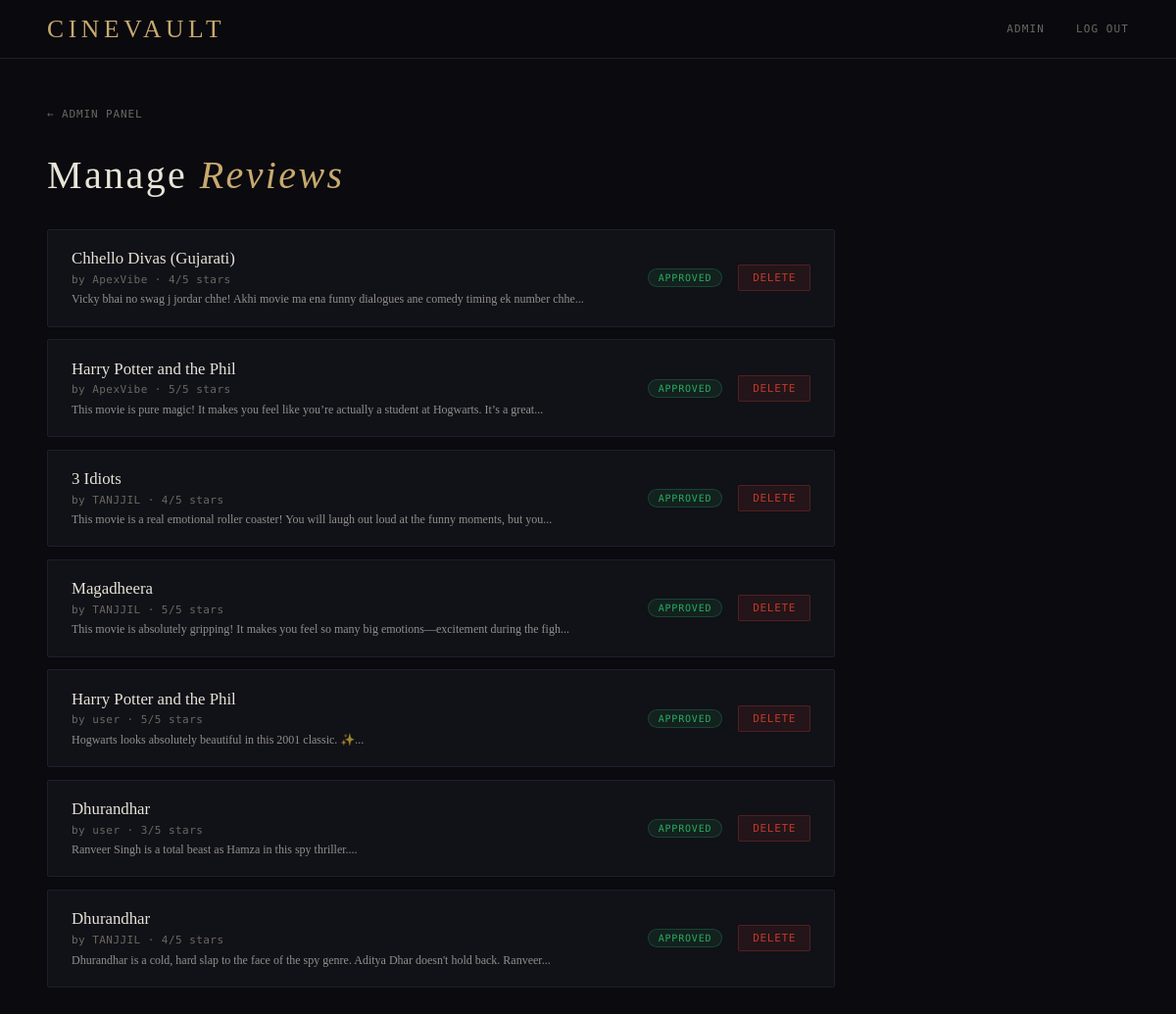
Screenshot of /manage-reviews.php (signed in) with the database file from the repository.
### tables this page shows
CREATE TABLE `review_details` (
  `id` int(11) NOT NULL,
  `user_id` int(11) NOT NULL,
  `movie_id` int(11) NOT NULL,
  `review_text` varchar(500) NOT NULL,
  `rating` int(5) NOT NULL,
  `status` enum('pending','approved') NOT NULL DEFAULT 'pending',
  `created_at` timestamp NOT NULL DEFAULT current_timestamp()
);

CREATE TABLE `movies_details` (
  `ID` int(11) NOT NULL,
  `title` varchar(25) NOT NULL,
  `description` varchar(500) NOT NULL,
  `avg_rating` float NOT NULL,
  `release_year` year(4) NOT NULL,
  `director_name` varchar(50) NOT NULL,
  `synopsis` text DEFAULT NULL,
  `poster_path` varchar(255) DEFAULT NULL,
  `created_at` timestamp NOT NULL DEFAULT current_timestamp()
);

CREATE TABLE `user_details` (
  `ID` int(11) NOT NULL,
  `name` varchar(25) NOT NULL,
  `password` varchar(255) DEFAULT NULL,
  `role` enum('user','admin') DEFAULT 'user'
);

### manage-reviews.php (the view, shortened to what this page needs)
<?php
include 'db.php';
$reviews = $pdo->query(
    "SELECT r.*, u.name AS reviewer_name, m.title AS movie_title
     FROM review_details r
     JOIN user_details u ON u.id = r.user_id
     JOIN movies_details m ON m.id = r.movie_id
     ORDER BY r.status ASC, r.created_at DESC"
)->fetchAll(PDO::FETCH_ASSOC);
?>
<!DOCTYPE html>
<html lang="en">
<head>
</head>
<body>
<nav>
  <a class="nav-logo" href="index.php">CineVault</a>
  <div class="nav-links">
    <a href="admin.php">Admin</a>
    <a href="logout.php">Log out</a>
  </div>
</nav>
<div class="content">
  <a href="admin.php" class="back-link">← Admin Panel</a>
  <h1>Manage <em>Reviews</em></h1>
  <?php if (empty($reviews)): ?>
    <div class="empty">No reviews yet.</div>
  <?php else: ?>
    <?php foreach ($reviews as $r): ?>
    <div class="review-row">
      <div>
        <div class="movie"><?= htmlspecialchars($r['movie_title']) ?></div>
        <div class="meta">by <?= htmlspecialchars($r['reviewer_name']) ?> · <?= $r['rating'] ?>/5 stars</div>
        <?php if (!empty($r['review_text'])): ?>
          <div class="review-preview"><?= htmlspecialchars(mb_substr($r['review_text'], 0, 100)) ?>...</div>
        <?php endif; ?>
      </div>
      <span class="badge badge-<?= $r['status'] ?>"><?= ucfirst($r['status']) ?></span>
      <div class="actions">
        <a href="manage-reviews.php?delete=<?= $r['id'] ?>" class="btn-delete" onclick="return confirm('Delete this review permanently?')">Delete</a>
      </div>
    </div>
    <?php endforeach; ?>
  <?php endif; ?>
</div>
</body>
</html>

### manage-reviews.php (style rules this page uses)
:root { --bg:#0a0a0f; --surface:#111118; --border:#1e1e2e; --accent:#c8a96e; --text:#e8e4d8; --muted:#6b6860; --ok:#27ae60; --warn:#e67e22; --err:#c0392b; }
*, *::before, *::after { box-sizing:border-box; margin:0; padding:0; }
body { background:var(--bg); color:var(--text); font-family:'DM Mono',monospace; font-size:13px; min-height:100vh; }
nav { position:sticky; top:0; display:flex; align-items:center; justify-content:space-between; padding:0 3rem; height:60px; background:rgba(10,10,15,.92); backdrop-filter:blur(12px); border-bottom:1px solid var(--border); z-index:100; }
.nav-logo { font-family:'Cormorant Garamond',serif; font-size:1.6rem; font-weight:300; letter-spacing:.18em; color:var(--accent); text-decoration:none; text-transform:uppercase; }
.nav-links { display:flex; gap:2rem; align-items:center; }
.nav-links a { color:var(--muted); text-decoration:none; letter-spacing:.1em; font-size:11px; text-transform:uppercase; transition:color .2s; }
.content { padding:3rem; max-width:900px; }
.back-link { display:inline-flex; align-items:center; gap:.4rem; color:var(--muted); text-decoration:none; font-size:11px; letter-spacing:.08em; text-transform:uppercase; margin-bottom:2rem; transition:color .2s; }
h1 { font-family:'Cormorant Garamond',serif; font-size:2.5rem; font-weight:300; letter-spacing:.06em; margin-bottom:2rem; }
h1 em { color:var(--accent); font-style:italic; }
.review-row { background:var(--surface); border:1px solid var(--border); border-radius:2px; padding:1.2rem 1.5rem; margin-bottom:.8rem; display:grid; grid-template-columns:1fr auto auto; gap:1rem; align-items:center; transition:border-color .2s; }
.movie { font-family:'Cormorant Garamond',serif; font-size:1.05rem; color:var(--text); }
.meta { color:var(--muted); font-size:11px; margin-top:.3rem; letter-spacing:.04em; }
.review-preview { color:rgba(232,228,216,.6); font-size:12px; margin-top:.4rem; font-family:'Cormorant Garamond',serif; }
.badge { padding:3px 10px; border-radius:100px; font-size:10px; letter-spacing:.08em; text-transform:uppercase; }
.badge-approved { background:rgba(39,174,96,.1); border:1px solid rgba(39,174,96,.25); color:var(--ok); }
.btn-delete { padding:6px 14px; background:rgba(192,57,43,.1); border:1px solid rgba(192,57,43,.3); color:var(--err); font-family:'DM Mono',monospace; font-size:11px; letter-spacing:.06em; text-transform:uppercase; cursor:pointer; border-radius:2px; transition:all .2s; text-decoration:none; white-space:nowrap; }
.actions { display:flex; gap:.5rem; align-items:center; }

### rows the page displays
review_details: movie.title "Chhello Divas (Gujarati)", user.name "ApexVibe", rating "4", review_text "Vicky bhai no swag j jordar chhe! Akhi movie ma ena funny dialogues ane comedy timing ek number chhe", status "APPROVED"
review_details: movie.title "Harry Potter and the Phil", user.name "ApexVibe", rating "5", review_text "This movie is pure magic! It makes you feel like you’re actually a student at Hogwarts. It’s a great", status "APPROVED"
review_details: movie.title "3 Idiots", user.name "TANJJIL", rating "4", review_text "This movie is a real emotional roller coaster! You will laugh out loud at the funny moments, but you", status "APPROVED"
review_details: movie.title "Magadheera", user.name "TANJJIL", rating "5", review_text "This movie is absolutely gripping! It makes you feel so many big emotions—excitement during the figh", status "APPROVED"
review_details: movie.title "Harry Potter and the Phil", user.name "user", rating "5", review_text "Hogwarts looks absolutely beautiful in this 2001 classic. ✨", status "APPROVED"
review_details: movie.title "Dhurandhar", user.name "user", rating "3", review_text "Ranveer Singh is a total beast as Hamza in this spy thriller.", status "APPROVED"
review_details: movie.title "Dhurandhar", user.name "TANJJIL", rating "4", review_text "Dhurandhar is a cold, hard slap to the face of the spy genre. Aditya Dhar doesn't hold back. Ranveer", status "APPROVED"
